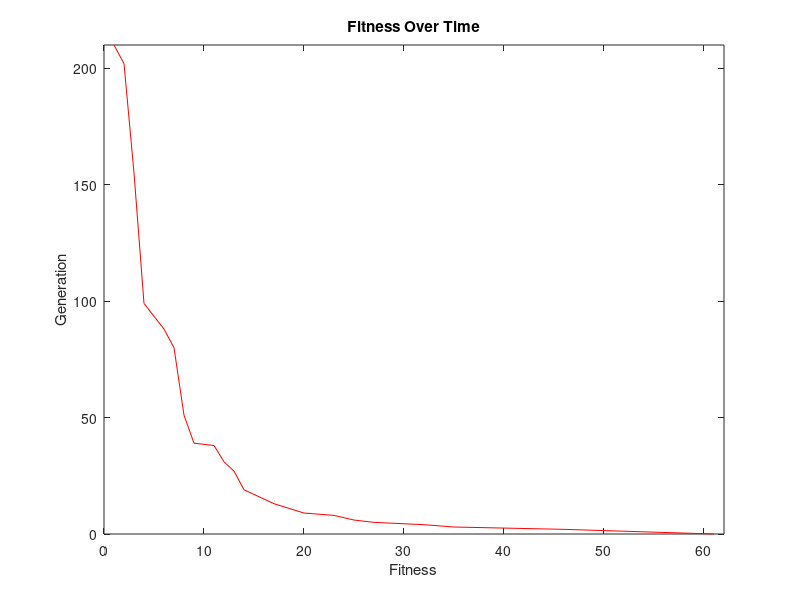

Recreate this plot in MATLAB.
%% Start
clear;close all;clc;    
tic                     

%% Select Name String
Name  = 'Henrik Rian';

%% Parameters                    
popSize = 500;                                 % Population Size
Chromo  = length(Name);                         % Chromosome Size
mutRate = 0.01;                                  % Mutation Rate
crossover = 1;                                  % Uniform crossover
NoGen = 1000;                                   % Number of generations


count = 1;                                                                        
best    = Inf;                                
MaxVal  = max(double(Name));                  
ideal   = double(Name);                       

selection = 1;                                  % 1: 50% Selection

crossover = 1;                                 
plotting = 1;                                  
%% Initialize Population
Pop = round(rand(popSize,Chromo)*(MaxVal-1)+1); 

initF = min(sum(abs(bsxfun(@minus,Pop,ideal)),2));   

for Gen = 1:NoGen % Number of generations                                 
    %% Fitness function
    
    
    F = sum(abs(bsxfun(@minus,Pop,ideal)),2);       
    
    [current,currentChromo] = min(F);  
    
    % Stores New Best Values and Prints New Best Scores
    if current < best
        best = current;                     
        bestChromo = Pop(currentChromo,:);  
    
     %Plotting
        if plotting == 1
        B(count) = best;                   
        G(count) = Gen;                    
        count = count + 1;                  
        end
      
        
        fprintf('Gen: %d  |  Fitness: %d  |  ',Gen, best);  
        disp(char(bestChromo));                             
    elseif best == 0
        break                                               
    end

    %% Selection 
    % 50% Selection
    if selection == 1
    [~,V] = sort(F,'descend');                                      
    V = V(popSize/2+1:end);                                         
    W = V(round(rand(2*popSize,1)*(popSize/2-1)+1))';                  
    end
    
    %% Crossover
    
    % UNIFORM CROSSOVER
    if crossover == 1
    idx = logical(round(rand(size(Pop))));                          
    Pop2 = Pop(W(1:2:end),:);                                       
    P2A = Pop(W(2:2:end),:);                                        
    Pop2(idx) = P2A(idx);
    end
    
  
    %% Mutation 
    idx = rand(size(Pop2))<mutRate;                                 
    Pop2(idx) = round(rand([1,sum(sum(idx))])*(MaxVal-1)+1);        
    
    %% Reset Poplulations
    Pop = Pop2;                                                   
   
end

toc 


if plotting == 1
% Plot Best Values/Gen
figure(1)
plot(G(:),B(:), '-r')
axis([0 Gen 0 initF])
title('Fitness Over Time');
xlabel('Fitness');
ylabel('Generation');                  
end


